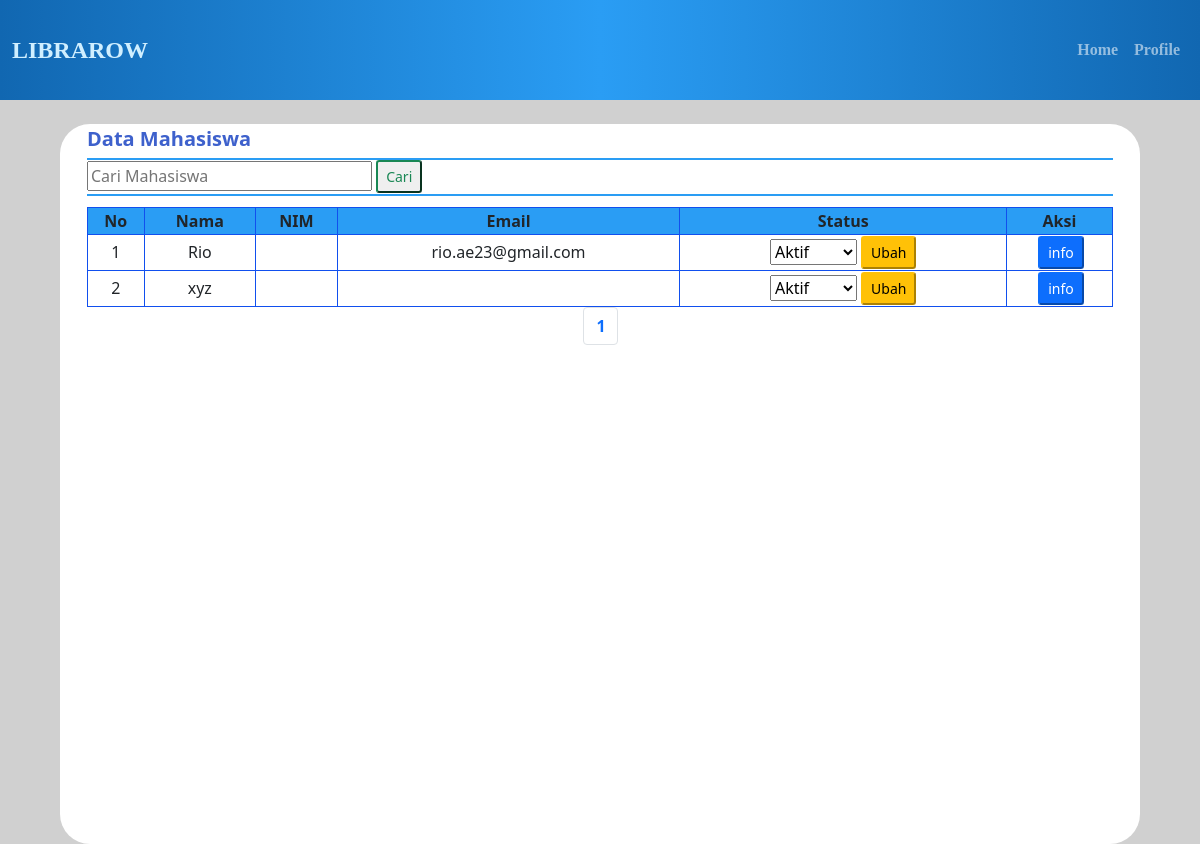
Before: /data_mahasiswa.php (signed in) with the older database file.
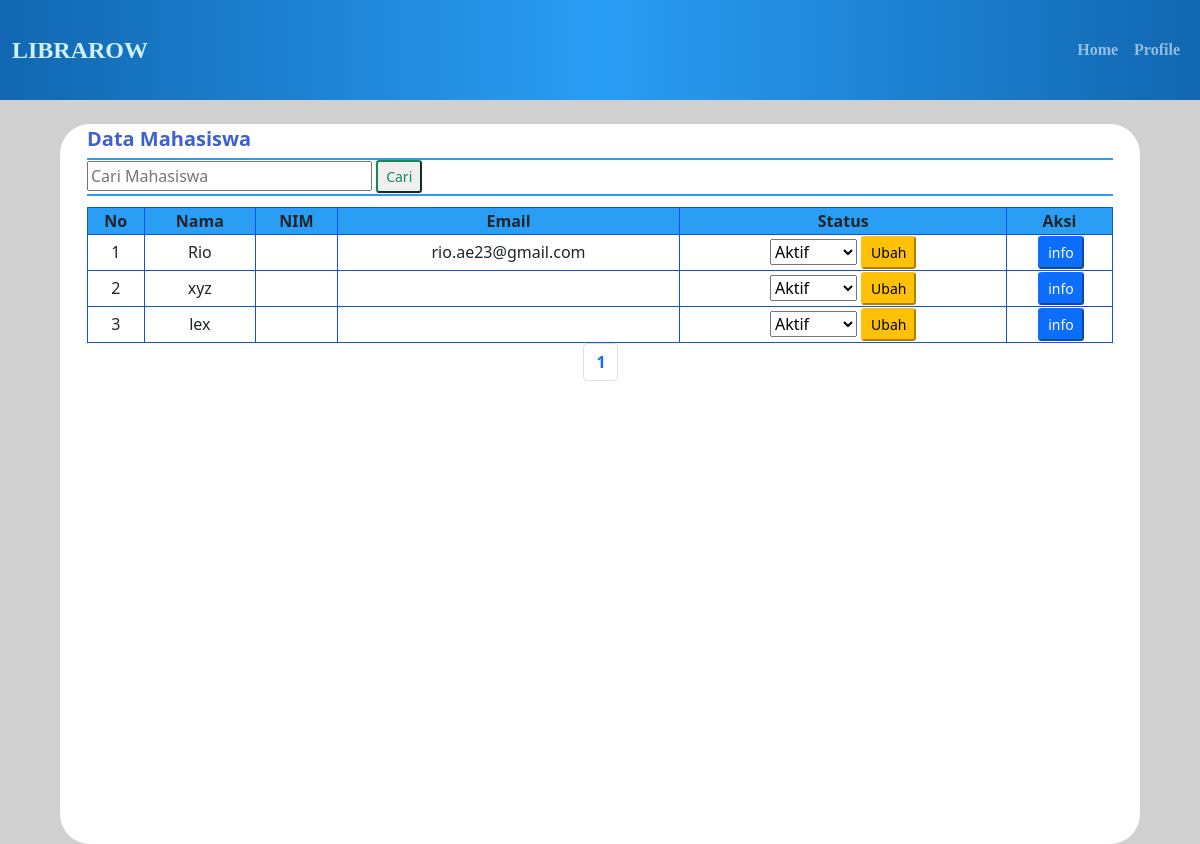
After: the same page with the newer database file.
### tables this page shows
CREATE TABLE `user` (
  `id` int(11) NOT NULL,
  `username` varchar(20) NOT NULL,
  `password` varchar(50) NOT NULL,
  `nama` varchar(50) NOT NULL,
  `email` varchar(100) DEFAULT NULL,
  `nohp` varchar(15) DEFAULT NULL,
  `nim` varchar(10) DEFAULT NULL,
  `status` enum('aktif','suspend','inactive') NOT NULL,
  `foto` varchar(100) DEFAULT NULL
);

### functions.php (called while the page is built, shortened)
<?php
$conn = mysqli_connect('localhost','root','','librarow');
function query($query){
    global $conn;
    $result = mysqli_query($conn,$query);
    $row = [];
    while($dbs = mysqli_fetch_assoc($result)){
        $row[] = $dbs;
    }
    return $row;
}
?>

### data_mahasiswa.php (the view, shortened to what this page needs)
<?php
include 'functions.php';
$mahasiswa = query("SELECT * FROM user");
$dataLimitPerPage = 10;
$dataTotal = count($mahasiswa);
$pageTotal = ceil($dataTotal / $dataLimitPerPage);
$activePage = (isset($_GET['page'])) ? $_GET['page'] : 1;
$dataStart = ($dataLimitPerPage * $activePage) - $dataLimitPerPage;
if (isset($_POST['cari'])) {
    $keyword = $_POST['keyword'];
    $mahasiswa = query("SELECT * FROM user WHERE nama LIKE '%$keyword%' OR nim LIKE '%$keyword%' LIMIT $dataStart, $dataLimitPerPage");
} else {
    $mahasiswa = query("SELECT * FROM user LIMIT $dataStart, $dataLimitPerPage");
}
?>
<!DOCTYPE html>
<html lang="en">
<head>
    <link rel="stylesheet" href="bootstrap/css/bootstrap.min.css">
    <link rel="stylesheet" href="css/admin_page.css">
</head>
<body style="background-color: #D0D0D0;">
    <nav class="navbar sticky-top navbar-expand-sm navbar-dark" style="color: #D0EFFF;">
        <div class="container-fluid">
            <a class="navbar-brand" href="login.php">LIBRAROW</a>
            <div class="nav navbar-custom" id="navbarSupportedContent" style="color: #D0EFFF !important;">
                <ul class="navbar-nav ms-auto">
                    <li class="nav-item">
                        <a class="nav-link" href="admin_page.php">Home</a>
                    </li>
                    <li class="nav-item">
                        <a class="nav-link" href="profile_pustakawan.php">Profile</a>
                    </li>
                </ul>
            </div>
        </div>
    </nav>
    <div class="datacontainer">
        <div class="datatitle">Data Mahasiswa</div>
        <div class="datasearch">
            <form action="" method="post">
                <input type="text" name="keyword" id="keyword" size="25" autocomplete="off" placeholder="Cari Mahasiswa">
                <button class="btn-sm btn-outline-success" type="submit" name="cari">Cari</button>
            </form>
        </div>
        <table border="1px solid" width="95%" style="border-collapse: collapse; margin: auto;">
            <tr>
                <th>No</th>
                <th>Nama</th>
                <th>NIM</th>
                <th>Email</th>
                <th>Status</th>
                <th>Aksi</th>
            </tr>
            <?php $i = 1; ?>
            <?php foreach ($mahasiswa as $mhs) : ?>
                <tr>
                    <td><?= $i; ?></td>
                    <td><?= $mhs["nama"] ?></td>
                    <td><?= $mhs["nim"] ?></td>
                    <td><?= $mhs["email"] ?></td>
                    <td>
                        <form action="" method="POST">
                            <select name="status">
                                <option value="aktif" <?= $mhs["status"] === "aktif" ? "selected" : "" ?>>Aktif</option>
                            </select>
                            <button class="btn-sm btn-warning" type="submit" name="ubah">Ubah</button>
                        </form>
                    </td>
                    <td>
                        <a href="informasi_mhs.php?id=<?= $mhs['id'] ?>"><button class="btn-sm btn-primary">info</button>
                        </a>
                    </td>
                </tr>
                <?php $i++; ?>
            <?php endforeach; ?>
        </table>
        <nav aria-label="Page navigation example">
            <ul class="pagination justify-content-center">
                <?php for ($i = 1; $i <= $pageTotal; $i++) : ?>
                    <li class="page-item"><a class="page-link" href="?page=<?= $i; ?>"><?= $i ?></a></li>
                <?php endfor; ?>
            </ul>
        </nav>
    </div>
</body>
</html>

Changed rows visible on the page:
added user: nama "lex", status "Aktif"
